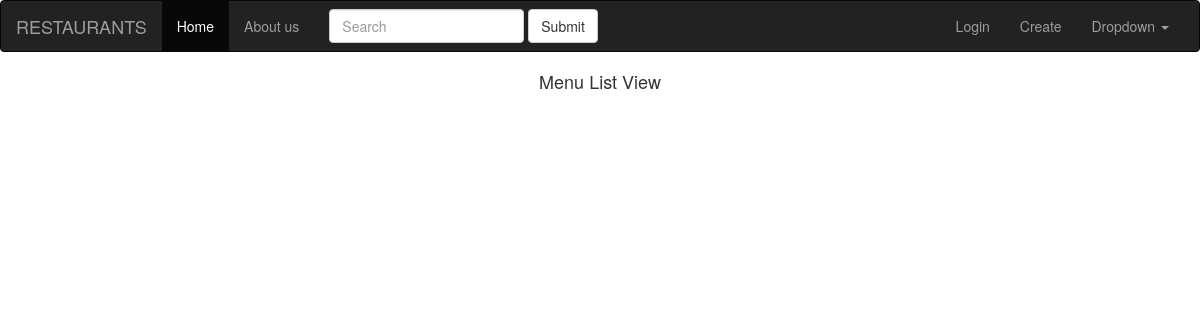
Page /menus/ (signed in) on the earlier database version.
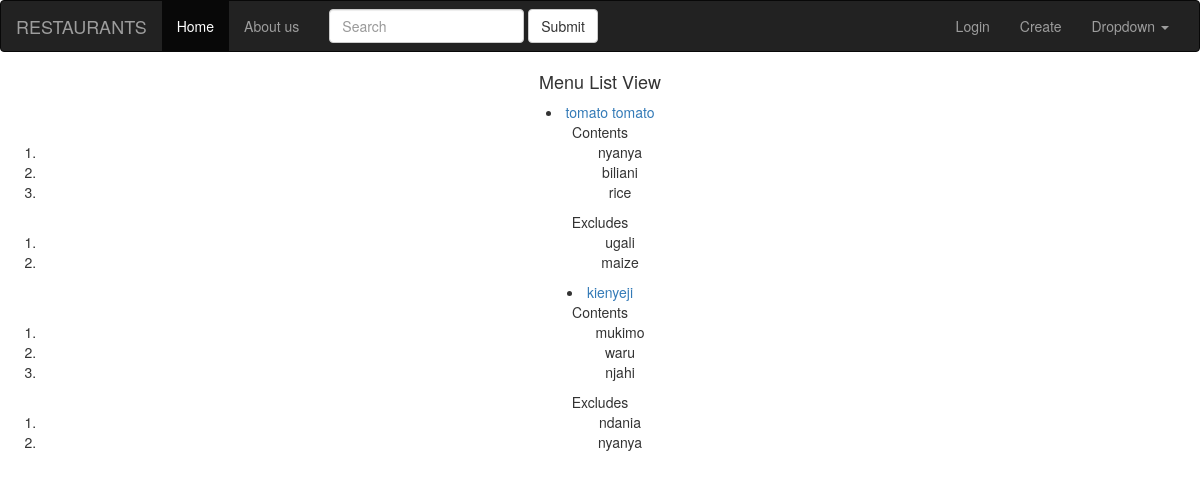
Same page on the later database version.
### menus/models.py (models this page shows, shortened)
class Item(models.Model):
    user        = models.ForeignKey(settings.AUTH_USER_MODEL)
    restaurant  = models.ForeignKey(RestaurantLocation)
    name        = models.CharField(max_length=300)
    contents    = models.TextField(help_text='Separate each item by Comma')
    excludes    = models.TextField(blank=True, null=True,help_text='Separate each item by Comma')
    public      = models.BooleanField(default=True)
    timestamp   = models.DateTimeField(auto_now_add=True)  #when it was created/ added
    updated     = models.DateTimeField(auto_now=True) #when it was updated/changed
    def get_absolute_url(self):
        return reverse('Menus:detail', kwargs={'pk': self.pk})
    class Meta:
        ordering = ['-updated','-timestamp']
    def get_contents(self):
        return self.contents.split(",")
    def get_excludes(self):
        return self.excludes.split(",")

### menus/views.py (the view)
# urls.py: url(r'^',ItemListView.as_view(),name=None),
class ItemListView(ListView):
    def get_queryset(self):
        return Item.objects.filter(user=self.request.user)

### accounts/models.py (called while the page is built)
    @property
    def is_active(self):
        return self.active

### menus/templates/menus/item_list.html
{% extends "restaurants/base.html" %}
{% block content %}
<h4 style="text-align:center;">Menu List View</h4>
<div style="text-align:center;">
{% for obj in object_list %}
<li><a href="{{ obj.get_absolute_url }}">{{ obj.name }}</a></li>
    {% if obj.contents %}
    Contents
            <ol>
                {% for item in obj.get_contents  %}
                    <li>{{item}}</li>
                {% endfor %}
            </ol>
            {% endif %}
            {% if obj.excludes %}
            Excludes
            <ol>
                {% for item in obj.get_excludes  %}
                    <li>{{item}}</li>
                {% endfor %}
            </ol>
            {% endif %}
{% endfor %}
</div>
{% endblock content %}

### restaurants/templates/restaurants/base.html (shortened to what this page needs)
{% load staticfiles %}
<!DOCTYPE html>
<html lang="en">
<head>
        <link href="{% static "css/bootstrap.min.css" %}" rel="stylesheet">
        <link href="{% static "css/base.css" %}" rel="stylesheet">
</head>
<body>
        <nav class="navbar navbar-inverse">
                <div class="container-fluid">
                  <div class="navbar-header">
                    <a class="navbar-brand" href="{% url 'Restaurant:restaurants' %}">RESTAURANTS</a>
                  </div>
                  <div class="collapse navbar-collapse" id="bs-example-navbar-collapse-1">
                    <ul class="nav navbar-nav">
                      <li class="active"><a href="{% url 'Restaurant:home' %}">Home <span class="sr-only">(current)</span></a></li>
                      <li><a href="{% url 'Restaurant:about' %}">About us</a></li>
                    </ul>
                    <form class="navbar-form navbar-left">
                      <div class="form-group">
                        <input type="text" class="form-control" placeholder="Search">
                      </div>
                      <button type="submit" class="btn btn-default">Submit</button>
                    </form>
                    <ul class="nav navbar-nav navbar-right">
                      <li><a href="{% url 'Accounts:login' %}">Login</a></li>
                      <li><a href="{% url 'Restaurant:restaurants-create' %}">Create</a></li>
                      <li class="dropdown">
                        <a href="#" class="dropdown-toggle" data-toggle="dropdown" role="button" aria-haspopup="true" aria-expanded="false">Dropdown <span class="caret"></span></a>
                      </li>
                    </ul>
                  </div>
                </div>
              </nav>
    {% block content %}
    {% endblock content %}
</body>
</html>

Differences in the rows shown:
added Item: name "tomato tomato", get_contents "nyanya" "biliani" "rice", get_excludes "ugali" "maize"
added Item: name "kienyeji", get_contents "mukimo" "waru" "njahi", get_excludes "ndania" "nyanya"
